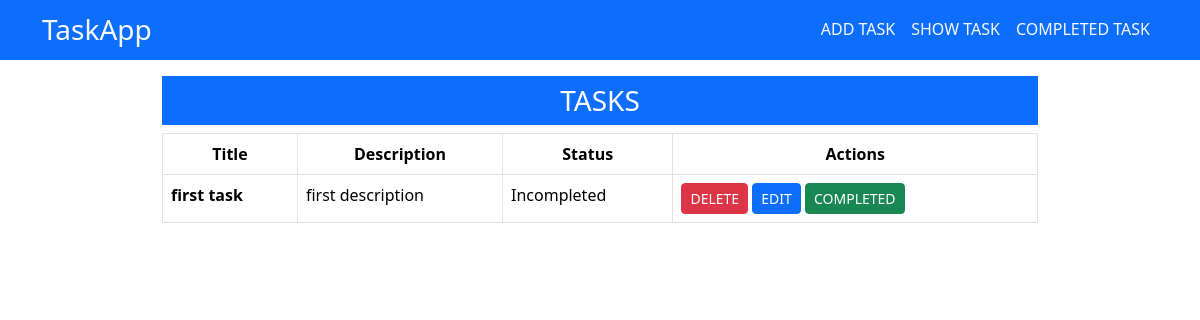
Page /show_tasks/ on the earlier database version.
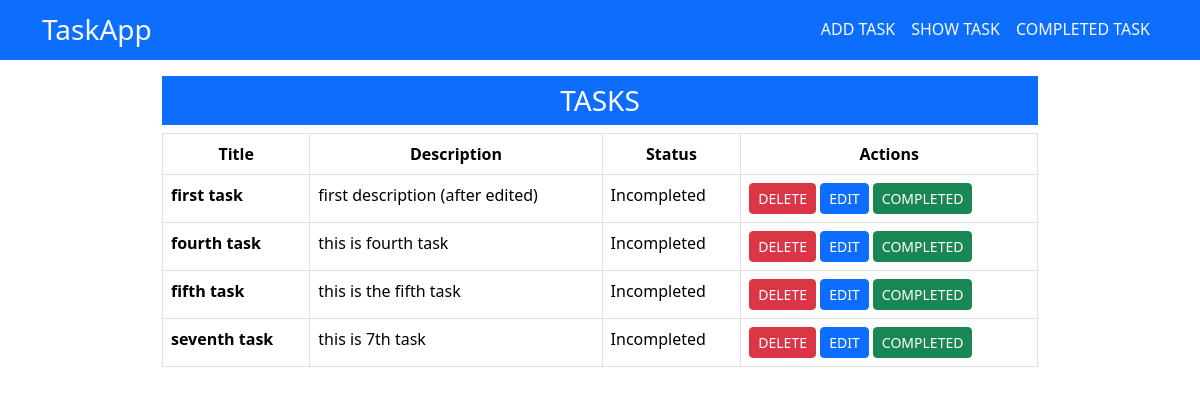
Same page on the later database version.
### todo_app/models.py (models this page shows)
class TaskModel(models.Model):
    taskTitle = models.CharField(max_length=40)
    taskDescription = models.CharField(max_length=100)
    is_Completed = models.BooleanField(default=False)

### todo_app/views.py (the view)
# urls.py: path('show_tasks/', views.show_tasks, name='show_tasks'),
def show_tasks(request):
    task = TaskModel.objects.all()
    return render(request,'show_tasks.html',{'data':task})

### todo_app/templates/show_tasks.html
{% extends "base.html" %}
{% block content %}
<div class="container w-75">
    <h3 class="text-center bg-primary text-white fw-medium p-2 text-uppercase display-4 fs-3 mt-3">TASKS</h2>
        {% if data %}
        <table class="table table-bordered table-hover">
            <thead>
                <tr class="text-center">
                    <th scope="col">Title</th>
                    <th scope="col">Description</th>
                    <th scope="col">Status</th>
                    <th scope="col">Actions</th>
                </tr>
            </thead>
            <tbody>
                {% for item in data %}
                {% if not item.is_Completed %}
                <tr>
                    <th scope="row">{{item.taskTitle}}</th>
                    <td>{{item.taskDescription}}</td>
                    <td>Incompleted</td>
                    <td>
                        <a href="{% url 'delete_task' item.id %}"
                            class="text-danger-emphasis text-decoration-none fs-sm fw-normal">
                            <button class="btn btn-danger btn-sm">DELETE</button>
                        </a>
                        <a href="{% url 'edit_task' item.id %}"
                            class="text-danger text-decoration-none fs-sm fw-normal"> <button
                                class="btn btn-primary btn-sm">EDIT</button>
                        </a>
                        <a href="{% url 'complete_task' item.id %}"
                            class="text-danger text-decoration-none fs-sm fw-normal"><button
                                class="btn btn-success btn-sm">COMPLETED</button></a></a>
                    </td>
                </tr>
                {% endif %}
                {% endfor %}
            </tbody>
        </table>
        {% else %}
        <h3 class="text-start text-capitalize display-4 fs-4 mt-3">Opps!! No task availabe</h3>
        {% endif %}
</div>
{% endblock %}

### templates/base.html (shortened to what this page needs)
<!doctype html>
<html lang="en">
<head>
    <link href="https://cdn.jsdelivr.net/npm/bootstrap@5.3.1/dist/css/bootstrap.min.css" rel="stylesheet"
>
</head>
<body>
    <nav class="navbar navbar-expand-lg bg-primary">
        <div class="container">
            <a class="navbar-brand text-light fs-3 display-4" href="#">TaskApp</a>
            <div class="collapse navbar-collapse" id="navbarNav">
                <ul class="navbar-nav ms-auto">
                    <li class="nav-item">
                        <a class="nav-link text-light fs-6 display-5 text-uppercase" aria-current="page"
                            href="{% url 'add_task' %}">add
                            task</a>
                    </li>
                    <li class="nav-item">
                        <a class="nav-link text-light fs-6 display-5 text-uppercase" href="{% url 'show_tasks' %}">show
                            task</a>
                    </li>
                    <li class="nav-item">
                        <a class="nav-link text-light fs-6 display-5 text-uppercase"
                            href="{% url 'completed_task' %}">Completed task</a>
                    </li>
                </ul>
            </div>
        </div>
    </nav>
    {% block content %} {% endblock %}
</body>
</html>

Differences in the rows shown:
changed TaskModel "first task": taskDescription "first description" → "first description (after edited)"
added TaskModel: taskTitle "fourth task", taskDescription "this is fourth task"
added TaskModel: taskTitle "fifth task", taskDescription "this is the fifth task"
added TaskModel: taskTitle "seventh task", taskDescription "this is 7th task"
